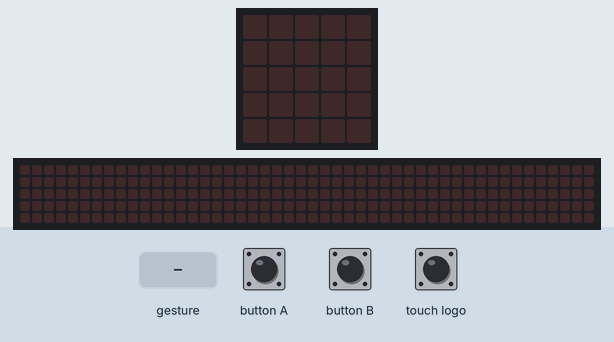
A program run on a simulated BBC micro:bit (MakeCode). On the bench: the board's 5×5 LED display, a strip that is not on the board, showing the scrolling text unrolled. The inputs (shaded band) are chosen by the test bench. Random numbers come from a fixed seed; a tilt is held for 1.5 s and a shake lasts 1 s, then the board lies face up again; the 48×5 strip is a reading aid, not a part: it shows the text the display is scrolling, unrolled, one strip-width of it at a time.

Above: at 1.2 s.
1.3 s: gesture 'shake'
At 2.1 s:
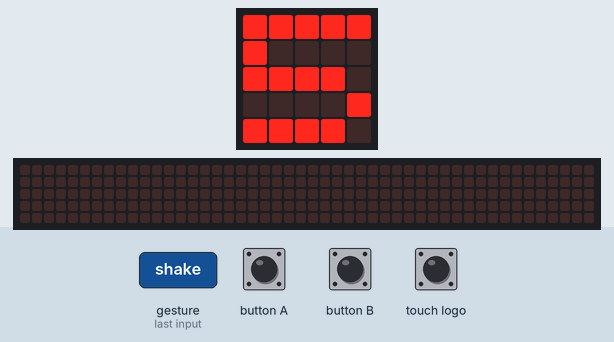
At 3.07 s:
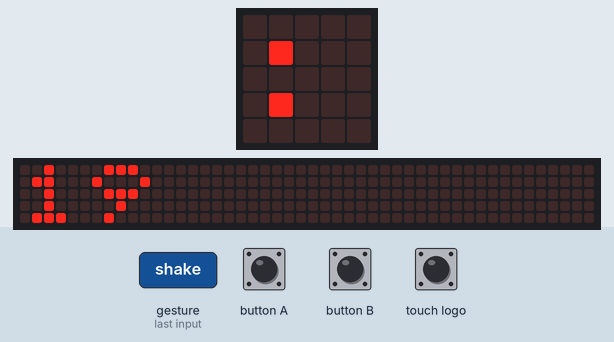
4.3 s: touch logo pressed for 0.15 s
At 14.7 s:
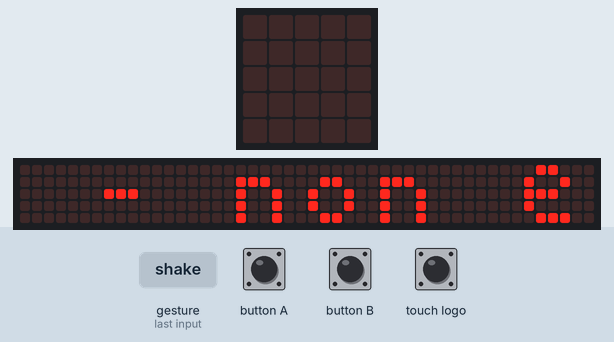

The program:

main.ts
```typescript
let Dividendo = 0
let Divisore = 0
input.onButtonPressed(Button.A, function () {
    if (Dividendo % Divisore == 0) {
        basic.showIcon(IconNames.Yes)
    } else {
        basic.showIcon(IconNames.No)
    }
})
input.onGesture(Gesture.Shake, function () {
    Dividendo = randint(1, 20)
    Divisore = randint(1, 20)
    basic.showNumber(Dividendo)
    basic.showString(":")
    basic.showNumber(Divisore)
    basic.showString("?")
})
input.onButtonPressed(Button.B, function () {
    if (Dividendo % Divisore != 0) {
        basic.showIcon(IconNames.Yes)
    } else {
        basic.showIcon(IconNames.No)
    }
})
input.onLogoEvent(TouchButtonEvent.Pressed, function () {
    basic.showString("Esatta=A - non esatta=B")
})
```

test.ts
```typescript
// i test vanno qui; questi non saranno compilati quando questo pacchetto viene usato come estensione.
```

Measured:
- after the input at 1.3 s, the display: changes after 0.20 s (image 1)
- what the display in image 1 shows lasts 0.8 s, from 1.5 s to 2.3 s
- what the display in image 3 shows lasts 0.6 s, from 14.3 s to 14.9 s
